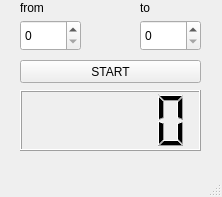
<?xml version="1.0" encoding="UTF-8"?>
<ui version="4.0">
 <class>MainWindow</class>
 <widget class="QMainWindow" name="MainWindow">
  <property name="geometry">
   <rect>
    <x>0</x>
    <y>0</y>
    <width>222</width>
    <height>197</height>
   </rect>
  </property>
  <property name="windowTitle">
   <string>MainWindow</string>
  </property>
  <widget class="QWidget" name="centralwidget">
   <widget class="QSpinBox" name="chose_diapason_from">
    <property name="geometry">
     <rect>
      <x>20</x>
      <y>20</y>
      <width>61</width>
      <height>31</height>
     </rect>
    </property>
   </widget>
   <widget class="QSpinBox" name="chose_diapason_to">
    <property name="geometry">
     <rect>
      <x>140</x>
      <y>20</y>
      <width>61</width>
      <height>31</height>
     </rect>
    </property>
   </widget>
   <widget class="QLabel" name="label">
    <property name="geometry">
     <rect>
      <x>20</x>
      <y>0</y>
      <width>61</width>
      <height>16</height>
     </rect>
    </property>
    <property name="text">
     <string>from</string>
    </property>
   </widget>
   <widget class="QLabel" name="label_2">
    <property name="geometry">
     <rect>
      <x>140</x>
      <y>0</y>
      <width>61</width>
      <height>16</height>
     </rect>
    </property>
    <property name="text">
     <string>to</string>
    </property>
   </widget>
   <widget class="QPushButton" name="pushButton">
    <property name="geometry">
     <rect>
      <x>20</x>
      <y>60</y>
      <width>181</width>
      <height>23</height>
     </rect>
    </property>
    <property name="text">
     <string>START</string>
    </property>
   </widget>
   <widget class="QLCDNumber" name="lcdNumber">
    <property name="geometry">
     <rect>
      <x>20</x>
      <y>90</y>
      <width>181</width>
      <height>61</height>
     </rect>
    </property>
   </widget>
  </widget>
  <widget class="QMenuBar" name="menubar">
   <property name="geometry">
    <rect>
     <x>0</x>
     <y>0</y>
     <width>222</width>
     <height>21</height>
    </rect>
   </property>
  </widget>
  <widget class="QStatusBar" name="statusbar"/>
 </widget>
 <resources/>
 <connections/>
</ui>
